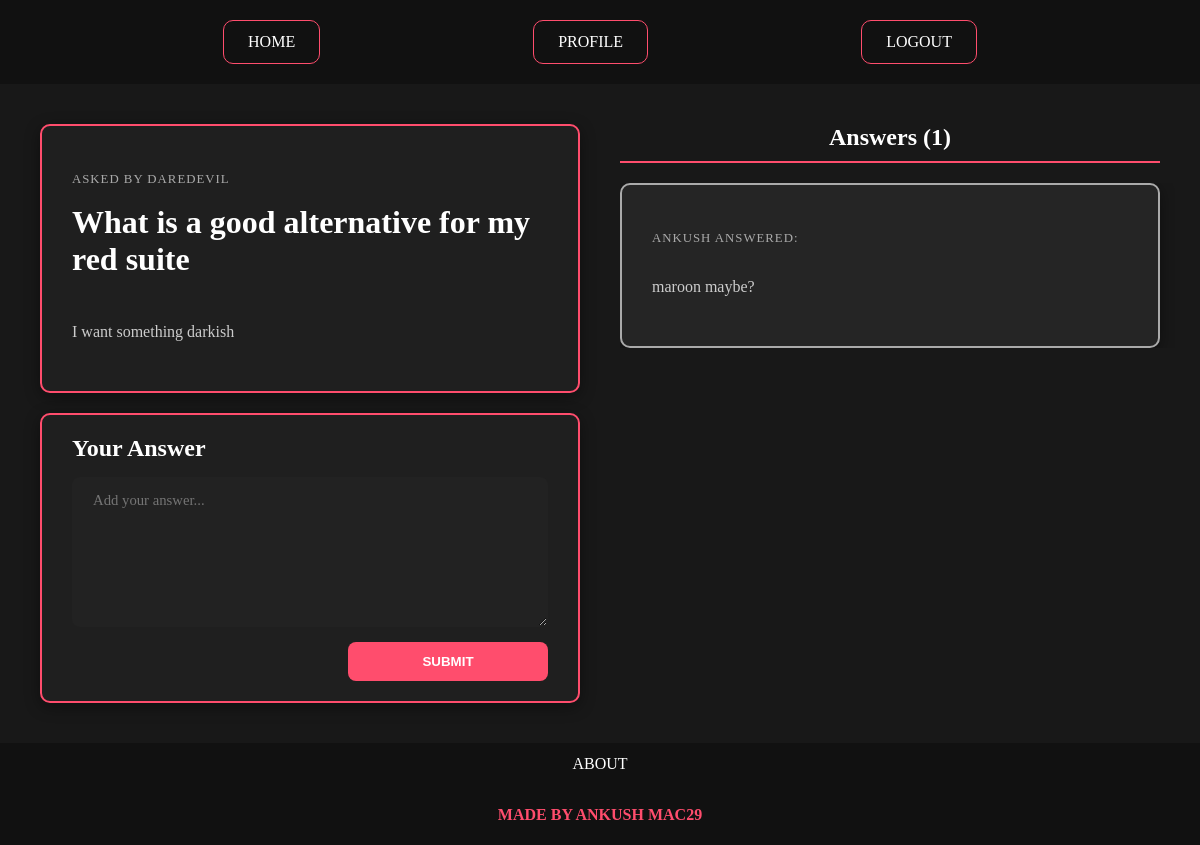
/answer/3 (signed in), run on the app's committed database.
### model.py (models this page shows)
class student(db.Model):
    id=db.Column(db.Integer,primary_key=True)
    name=db.Column(db.String(50),nullable=False)
    email=db.Column(db.String(50),nullable=False,unique=True)
    password=db.Column(db.String(50),nullable=False)
    questions=db.relationship("question",backref="author")
    answers=db.relationship("answer",backref="author")

class question(db.Model):
    id=db.Column(db.Integer,primary_key=True)
    title=db.Column(db.String(100),nullable=False)
    body=db.Column(db.Text)
    user_id=db.Column(db.Integer,db.ForeignKey("student.id"))
    answer=db.relationship("answer",backref="question")

class answer(db.Model):
    id = db.Column(db.Integer, primary_key=True)
    body = db.Column(db.Text)
    question_id = db.Column(db.Integer, db.ForeignKey("question.id"))
    user_id = db.Column(db.Integer, db.ForeignKey("student.id"))

### home.py (the view)
@home.route("/answer/<question_id>", methods=["GET", "POST"])
def answer_page(question_id):
    if "id" not in session:
        return redirect(url_for("auth.login"))
    q=db.session.get(question,question_id)
    if request.method == "POST":
        body = request.form["body"]
        new_answer = answer(body=body, question_id=question_id, user_id=session["id"])
        db.session.add(new_answer)
        db.session.commit()
        return redirect(url_for("home.answer_page", question_id=question_id))
    return render_template("answer.html", question=q)

### templates/answer.html (shortened to what this page needs)
{% extends "base.html" %}
{% block content %}
<main class="answer_layout">
    <div class="left-col">
        <div class="question">
            <p class="asker">Asked by {{ question.author.name }}</p>
            <h1>{{ question.title }}</h1>
            <p>{{ question.body }}</p>
        </div>
        <form class="answer-form" action="{{ url_for('home.answer_page', question_id=question.id) }}" method="post">
            <h2>Your Answer</h2>
            <textarea name="body" placeholder="Add your answer..."></textarea>
            <input type="submit" value="SUBMIT">
        </form>
    </div>
    <div class="right-col">
        <h2>Answers ({{ question.answer|length }})</h2>
        <section class="answers-section">
            {% for ans in question.answer %}
            <div class="question answer-card">
                <p class="asker">{{ ans.author.name }} answered:</p>
                <p>{{ ans.body }}</p>
            </div>
            {% endfor %}
        </section>
    </div>
</main>
{% endblock %}

### static/styles.css (style rules this page uses)
:root { --primary-color: #ff4d6d; --primary-hover: #ff6b85; --bg-dark: #181818; --bg-darker: #111111; --text-light: #ffffff; --text-muted: #aaaaaa; --input-bg: #e0f7f4; --radius-pill: 50px; --radius-card: 8px; }
body { margin: 0; height: 100vh; display: grid; grid-template-rows: auto 1fr auto; background-color: var(--bg-darker); color: var(--text-light); }
section { display: flex; flex-direction: column; gap: 20px; }
textarea { min-height: 150px; padding: 14px 20px; border-radius: var(--radius-card); background-color: #222; border: 1px solid transparent; font-family: inherit; font-size: 0.92rem; color: var(--text-light); resize: vertical; outline: none; margin: 10px; }
input[type="submit"] { width: 300px; padding: 12px; border-radius: 8px; border: none; background-color: var(--primary-color); color: var(--text-light); font-weight: bold; cursor: pointer; transition: all 0.3s ease; align-self: center; margin-top: 10px; }
.question { display: flex; flex-direction: column; gap: 15px; border: var(--primary-color) solid 2px; background-color: #1f1f1f; padding: 30px; border-radius: 10px; box-shadow: 0 4px 15px rgba(0, 0, 0, 0.4); transition: all 0.3s ease-in-out; }
.question .asker { font-size: 0.8rem; color: var(--text-muted); letter-spacing: 1px; text-transform: uppercase; margin-bottom: -5px; }
.question h1 { color: var(--text-light); margin: 5px 0 10px 0; }
.question p { color: #cccccc; line-height: 1.6; font-size: 1rem; }
.answer_layout { display: grid; grid-template-columns: 1fr 1fr; gap: 40px; padding: 40px; background-color: var(--bg-dark); align-items: start; box-sizing: border-box; }
.answer_layout .left-col, .answer_layout .right-col { display: flex; flex-direction: column; gap: 20px; }
.answer_layout .right-col h2 { color: var(--text-light); margin: 0; text-align: center; border-bottom: 2px solid var(--primary-color); padding-bottom: 10px; }
.answers-section { display: flex; flex-direction: column; align-items: center; width: 100%; gap: 15px; max-height: 70vh; overflow-y: auto; padding-right: 15px; }
.answer-form { display: flex; flex-direction: column; gap: 10px; border: var(--primary-color) solid 2px; background-color: #1f1f1f; padding: 20px 30px; border-radius: 10px; box-shadow: 0 4px 15px rgba(0, 0, 0, 0.4); width: 100%; box-sizing: border-box; }
.answer-form h2 { margin: 0 0 5px 0; }
.answer-form textarea { min-height: 150px; width: 100%; box-sizing: border-box; margin: 0; }
.answer-form input[type="submit"] { align-self: flex-end; width: 200px; margin-top: 5px; }
.answer-card { border-color: var(--text-muted); background-color: #252525; width: 100%; box-sizing: border-box; }

### data on the page
student: author.name "DAREDEVIL"
question: title "What is a good alternative for my red suite", body "I want something darkish"
answer: author.name "ANKUSH", body "maroon maybe?"

### other printed values
{{ question.answer|length }} "1"
